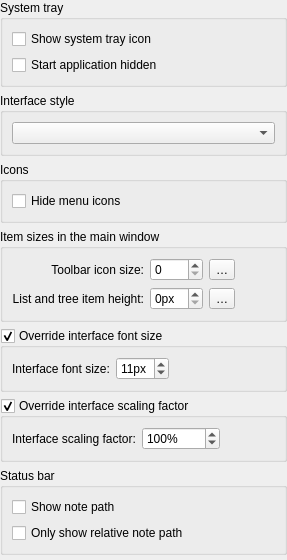
                <widget class="QFrame" name="frame_2">
                 <property name="frameShape">
                  <enum>QFrame::Shape::NoFrame</enum>
                 </property>
                 <property name="frameShadow">
                  <enum>QFrame::Shadow::Raised</enum>
                 </property>
                 <layout class="QVBoxLayout" name="verticalLayout_8">
                  <property name="leftMargin">
                   <number>0</number>
                  </property>
                  <property name="topMargin">
                   <number>0</number>
                  </property>
                  <property name="rightMargin">
                   <number>0</number>
                  </property>
                  <property name="bottomMargin">
                   <number>0</number>
                  </property>
                   <item>
                   <widget class="QGroupBox" name="systemTrayGroupBox">
                    <property name="title">
                     <string>System tray</string>
                    </property>
                    <layout class="QGridLayout" name="gridLayout_62">
                     <item row="0" column="0">
                      <widget class="QCheckBox" name="showSystemTrayCheckBox">
                       <property name="toolTip">
                        <string>You need to restart the application to let this setting take effect</string>
                       </property>
                       <property name="text">
                        <string>Show system tray icon</string>
                       </property>
                      </widget>
                     </item>
                     <item row="1" column="0">
                      <widget class="QCheckBox" name="startHiddenCheckBox">
                       <property name="toolTip">
                        <string>You need to restart the application to let this setting take effect</string>
                       </property>
                       <property name="text">
                        <string>Start application hidden</string>
                       </property>
                      </widget>
                     </item>
                    </layout>
                   </widget>
                  </item>
                  <item>
                   <widget class="QGroupBox" name="groupBox_24">
                    <property name="title">
                     <string>Interface style</string>
                    </property>
                    <layout class="QGridLayout" name="gridLayout_58">
                     <item row="0" column="0">
                      <widget class="QComboBox" name="interfaceStyleComboBox"/>
                     </item>
                    </layout>
                   </widget>
                  </item>
                   <item>
                    <widget class="QGroupBox" name="groupBox_19">
                     <property name="title">
                      <string>Icons</string>
                     </property>
                     <layout class="QGridLayout" name="gridLayout_43">
                      <item row="0" column="0">
                       <widget class="QCheckBox" name="hideIconsInMenusCheckBox">
                        <property name="toolTip">
                         <string>Hide icons in menus as well as the &quot;Find action&quot; dialog. Requires restart to take effect</string>
                        </property>
                        <property name="text">
                         <string>Hide menu icons</string>
                        </property>
                       </widget>
                      </item>
                     </layout>
                    </widget>
                   </item>
                  <item>
                   <widget class="QGroupBox" name="groupBox_6">
                    <property name="minimumSize">
                     <size>
                      <width>0</width>
                      <height>90</height>
                     </size>
                    </property>
                    <property name="title">
                     <string>Item sizes in the main window</string>
                    </property>
                    <layout class="QGridLayout" name="gridLayout_13">
                     <item row="1" column="1">
                      <widget class="QLabel" name="itemHeightLabel">
                       <property name="text">
                        <string>List and tree item height:</string>
                       </property>
                       <property name="alignment">
                        <set>Qt::AlignmentFlag::AlignRight|Qt::AlignmentFlag::AlignTrailing|Qt::AlignmentFlag::AlignVCenter</set>
                       </property>
                      </widget>
                     </item>
                     <item row="0" column="1">
                      <widget class="QLabel" name="toolbarIconSizeLabel">
                       <property name="text">
                        <string>Toolbar icon size:</string>
                       </property>
                       <property name="alignment">
                        <set>Qt::AlignmentFlag::AlignRight|Qt::AlignmentFlag::AlignTrailing|Qt::AlignmentFlag::AlignVCenter</set>
                       </property>
                      </widget>
                     </item>
                     <item row="0" column="4">
                      <spacer name="horizontalSpacer_3">
                       <property name="orientation">
                        <enum>Qt::Orientation::Horizontal</enum>
                       </property>
                       <property name="sizeHint" stdset="0">
                        <size>
                         <width>40</width>
                         <height>20</height>
                        </size>
                       </property>
                      </spacer>
                     </item>
                     <item row="0" column="3">
                      <widget class="QToolButton" name="toolbarIconSizeResetButton">
                       <property name="toolTip">
                        <string>Reset the icon size</string>
                       </property>
                       <property name="text">
                        <string notr="true">…</string>
                       </property>
                       <property name="icon">
                        <iconset theme="edit-clear" resource="../breeze-qownnotes.qrc">
                         <normaloff>:/icons/breeze-qownnotes/16x16/edit-clear.svg</normaloff>:/icons/breeze-qownnotes/16x16/edit-clear.svg</iconset>
                       </property>
                      </widget>
                     </item>
                     <item row="1" column="3">
                      <widget class="QToolButton" name="itemHeightResetButton">
                       <property name="toolTip">
                        <string>Reset the item height</string>
                       </property>
                       <property name="text">
                        <string notr="true">…</string>
                       </property>
                       <property name="icon">
                        <iconset theme="edit-clear" resource="../breeze-qownnotes.qrc">
                         <normaloff>:/icons/breeze-qownnotes/16x16/edit-clear.svg</normaloff>:/icons/breeze-qownnotes/16x16/edit-clear.svg</iconset>
                       </property>
                      </widget>
                     </item>
                     <item row="0" column="2">
                      <widget class="QSpinBox" name="toolbarIconSizeSpinBox"/>
                     </item>
                     <item row="1" column="2">
                      <widget class="QSpinBox" name="itemHeightSpinBox">
                       <property name="suffix">
                        <string notr="true">px</string>
                       </property>
                      </widget>
                     </item>
                    </layout>
                   </widget>
                  </item>
                  <item>
                   <widget class="QGroupBox" name="overrideInterfaceFontSizeGroupBox">
                    <property name="title">
                     <string>Override interface font size</string>
                    </property>
                    <property name="checkable">
                     <bool>true</bool>
                    </property>
                    <layout class="QHBoxLayout" name="horizontalLayout_11">
                     <item>
                      <widget class="QLabel" name="interfaceFontSizeSpinBoxLabel">
                       <property name="text">
                        <string>Interface font size:</string>
                       </property>
                      </widget>
                     </item>
                     <item>
                      <widget class="QSpinBox" name="interfaceFontSizeSpinBox">
                       <property name="suffix">
                        <string notr="true">px</string>
                       </property>
                       <property name="minimum">
                        <number>4</number>
                       </property>
                       <property name="value">
                        <number>11</number>
                       </property>
                      </widget>
                     </item>
                     <item>
                      <spacer name="horizontalSpacer_15">
                       <property name="orientation">
                        <enum>Qt::Orientation::Horizontal</enum>
                       </property>
                       <property name="sizeHint" stdset="0">
                        <size>
                         <width>40</width>
                         <height>20</height>
                        </size>
                       </property>
                      </spacer>
                     </item>
                    </layout>
                   </widget>
                  </item>
                  <item>
                   <widget class="QGroupBox" name="overrideInterfaceScalingFactorGroupBox">
                    <property name="title">
                     <string>Override interface scaling factor</string>
                    </property>
                    <property name="checkable">
                     <bool>true</bool>
                    </property>
                    <layout class="QHBoxLayout" name="horizontalLayout_18">
                     <item>
                      <widget class="QLabel" name="interfaceScalingFactorSpinBoxLabel">
                       <property name="text">
                        <string>Interface scaling factor:</string>
                       </property>
                      </widget>
                     </item>
                     <item>
                      <widget class="QSpinBox" name="interfaceScalingFactorSpinBox">
                       <property name="suffix">
                        <string notr="true">%</string>
                       </property>
                       <property name="minimum">
                        <number>10</number>
                       </property>
                       <property name="maximum">
                        <number>100000</number>
                       </property>
                       <property name="singleStep">
                        <number>10</number>
                       </property>
                       <property name="value">
                        <number>100</number>
                       </property>
                      </widget>
                     </item>
                     <item>
                      <spacer name="horizontalSpacer_23">
                       <property name="orientation">
                        <enum>Qt::Orientation::Horizontal</enum>
                       </property>
                       <property name="sizeHint" stdset="0">
                        <size>
                         <width>40</width>
                         <height>20</height>
                        </size>
                       </property>
                      </spacer>
                     </item>
                    </layout>
                   </widget>
                  </item>
                  <item>
                   <widget class="QGroupBox" name="statusBarGroupBox">
                    <property name="title">
                     <string>Status bar</string>
                    </property>
                    <layout class="QGridLayout" name="gridLayout_86">
                     <item row="0" column="0">
                      <widget class="QCheckBox" name="showStatusBarNotePathCheckBox">
                       <property name="text">
                        <string>Show note path</string>
                       </property>
                      </widget>
                     </item>
                     <item row="1" column="0">
                      <widget class="QCheckBox" name="showStatusBarRelativeNotePathCheckBox">
                       <property name="text">
                        <string>Only show relative note path</string>
                       </property>
                      </widget>
                     </item>
                    </layout>
                   </widget>
                  </item>
                  <item>
                   <spacer name="verticalSpacer_6">
                    <property name="orientation">
                     <enum>Qt::Vertical</enum>
                    </property>
                    <property name="sizeHint" stdset="0">
                     <size>
                      <width>20</width>
                      <height>5</height>
                     </size>
                    </property>
                   </spacer>
                  </item>
                 </layout>
                </widget>
